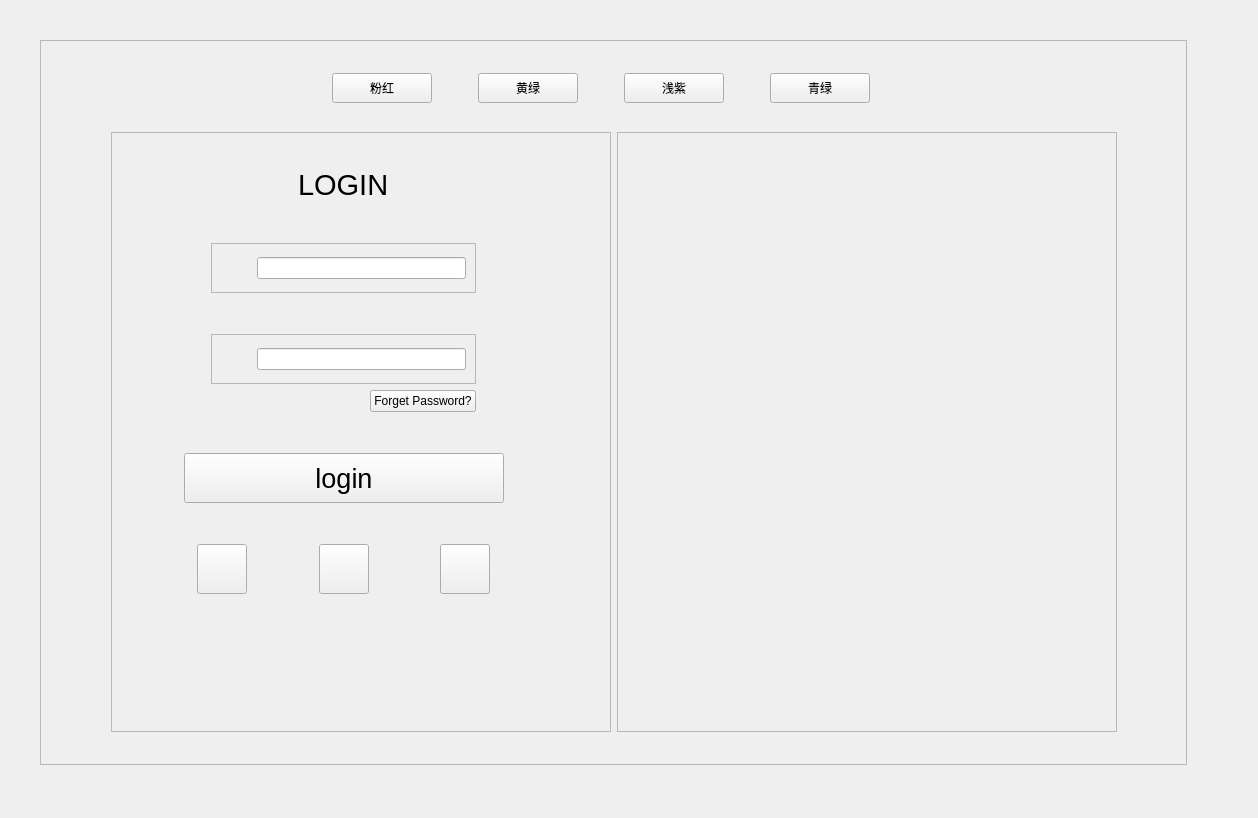
<?xml version="1.0" encoding="UTF-8"?>
<ui version="4.0">
 <class>Widget</class>
 <widget class="QWidget" name="Widget">
  <property name="geometry">
   <rect>
    <x>0</x>
    <y>0</y>
    <width>1258</width>
    <height>818</height>
   </rect>
  </property>
  <property name="windowTitle">
   <string>Form</string>
  </property>
  <widget class="QFrame" name="frame_background">
   <property name="geometry">
    <rect>
     <x>40</x>
     <y>40</y>
     <width>1147</width>
     <height>725</height>
    </rect>
   </property>
   <property name="frameShape">
    <enum>QFrame::StyledPanel</enum>
   </property>
   <property name="frameShadow">
    <enum>QFrame::Raised</enum>
   </property>
   <layout class="QGridLayout" name="gridLayout_3">
    <item row="0" column="1">
     <spacer name="verticalSpacer_9">
      <property name="orientation">
       <enum>Qt::Vertical</enum>
      </property>
      <property name="sizeHint" stdset="0">
       <size>
        <width>20</width>
        <height>11</height>
       </size>
      </property>
     </spacer>
    </item>
    <item row="1" column="0">
     <layout class="QHBoxLayout" name="horizontalLayout_10">
      <item>
       <spacer name="horizontalSpacer_21">
        <property name="orientation">
         <enum>Qt::Horizontal</enum>
        </property>
        <property name="sizeHint" stdset="0">
         <size>
          <width>40</width>
          <height>20</height>
         </size>
        </property>
       </spacer>
      </item>
      <item>
       <widget class="QPushButton" name="btn_1">
        <property name="sizePolicy">
         <sizepolicy hsizetype="Fixed" vsizetype="Fixed">
          <horstretch>0</horstretch>
          <verstretch>0</verstretch>
         </sizepolicy>
        </property>
        <property name="minimumSize">
         <size>
          <width>100</width>
          <height>30</height>
         </size>
        </property>
        <property name="maximumSize">
         <size>
          <width>100</width>
          <height>30</height>
         </size>
        </property>
        <property name="text">
         <string>粉红</string>
        </property>
       </widget>
      </item>
      <item>
       <spacer name="horizontalSpacer_17">
        <property name="orientation">
         <enum>Qt::Horizontal</enum>
        </property>
        <property name="sizeType">
         <enum>QSizePolicy::Fixed</enum>
        </property>
        <property name="sizeHint" stdset="0">
         <size>
          <width>40</width>
          <height>20</height>
         </size>
        </property>
       </spacer>
      </item>
      <item>
       <widget class="QPushButton" name="btn_2">
        <property name="sizePolicy">
         <sizepolicy hsizetype="Fixed" vsizetype="Fixed">
          <horstretch>0</horstretch>
          <verstretch>0</verstretch>
         </sizepolicy>
        </property>
        <property name="minimumSize">
         <size>
          <width>100</width>
          <height>30</height>
         </size>
        </property>
        <property name="maximumSize">
         <size>
          <width>100</width>
          <height>30</height>
         </size>
        </property>
        <property name="text">
         <string>黄绿</string>
        </property>
       </widget>
      </item>
      <item>
       <spacer name="horizontalSpacer_18">
        <property name="orientation">
         <enum>Qt::Horizontal</enum>
        </property>
        <property name="sizeType">
         <enum>QSizePolicy::Fixed</enum>
        </property>
        <property name="sizeHint" stdset="0">
         <size>
          <width>40</width>
          <height>20</height>
         </size>
        </property>
       </spacer>
      </item>
      <item>
       <widget class="QPushButton" name="btn_3">
        <property name="sizePolicy">
         <sizepolicy hsizetype="Fixed" vsizetype="Fixed">
          <horstretch>0</horstretch>
          <verstretch>0</verstretch>
         </sizepolicy>
        </property>
        <property name="minimumSize">
         <size>
          <width>100</width>
          <height>30</height>
         </size>
        </property>
        <property name="maximumSize">
         <size>
          <width>100</width>
          <height>30</height>
         </size>
        </property>
        <property name="text">
         <string>浅紫</string>
        </property>
       </widget>
      </item>
      <item>
       <spacer name="horizontalSpacer_19">
        <property name="orientation">
         <enum>Qt::Horizontal</enum>
        </property>
        <property name="sizeType">
         <enum>QSizePolicy::Fixed</enum>
        </property>
        <property name="sizeHint" stdset="0">
         <size>
          <width>40</width>
          <height>20</height>
         </size>
        </property>
       </spacer>
      </item>
      <item>
       <widget class="QPushButton" name="btn_4">
        <property name="sizePolicy">
         <sizepolicy hsizetype="Fixed" vsizetype="Fixed">
          <horstretch>0</horstretch>
          <verstretch>0</verstretch>
         </sizepolicy>
        </property>
        <property name="minimumSize">
         <size>
          <width>100</width>
          <height>30</height>
         </size>
        </property>
        <property name="maximumSize">
         <size>
          <width>100</width>
          <height>30</height>
         </size>
        </property>
        <property name="text">
         <string>青绿</string>
        </property>
       </widget>
      </item>
      <item>
       <spacer name="horizontalSpacer_20">
        <property name="orientation">
         <enum>Qt::Horizontal</enum>
        </property>
        <property name="sizeHint" stdset="0">
         <size>
          <width>40</width>
          <height>20</height>
         </size>
        </property>
       </spacer>
      </item>
     </layout>
    </item>
    <item row="2" column="1">
     <spacer name="verticalSpacer_7">
      <property name="orientation">
       <enum>Qt::Vertical</enum>
      </property>
      <property name="sizeHint" stdset="0">
       <size>
        <width>20</width>
        <height>11</height>
       </size>
      </property>
     </spacer>
    </item>
    <item row="3" column="0" colspan="2">
     <layout class="QHBoxLayout" name="horizontalLayout_9">
      <item>
       <spacer name="horizontalSpacer_15">
        <property name="orientation">
         <enum>Qt::Horizontal</enum>
        </property>
        <property name="sizeHint" stdset="0">
         <size>
          <width>54</width>
          <height>20</height>
         </size>
        </property>
       </spacer>
      </item>
      <item>
       <widget class="QFrame" name="frame_login">
        <property name="sizePolicy">
         <sizepolicy hsizetype="Fixed" vsizetype="Fixed">
          <horstretch>0</horstretch>
          <verstretch>0</verstretch>
         </sizepolicy>
        </property>
        <property name="minimumSize">
         <size>
          <width>500</width>
          <height>600</height>
         </size>
        </property>
        <property name="maximumSize">
         <size>
          <width>500</width>
          <height>600</height>
         </size>
        </property>
        <property name="frameShape">
         <enum>QFrame::StyledPanel</enum>
        </property>
        <property name="frameShadow">
         <enum>QFrame::Raised</enum>
        </property>
        <widget class="QWidget" name="layoutWidget">
         <property name="geometry">
          <rect>
           <x>20</x>
           <y>1</y>
           <width>425</width>
           <height>496</height>
          </rect>
         </property>
         <layout class="QVBoxLayout" name="verticalLayout">
          <item>
           <spacer name="verticalSpacer">
            <property name="orientation">
             <enum>Qt::Vertical</enum>
            </property>
            <property name="sizeHint" stdset="0">
             <size>
              <width>18</width>
              <height>40</height>
             </size>
            </property>
           </spacer>
          </item>
          <item>
           <layout class="QHBoxLayout" name="horizontalLayout_3">
            <item>
             <spacer name="horizontalSpacer">
              <property name="orientation">
               <enum>Qt::Horizontal</enum>
              </property>
              <property name="sizeHint" stdset="0">
               <size>
                <width>40</width>
                <height>20</height>
               </size>
              </property>
             </spacer>
            </item>
            <item>
             <widget class="QLabel" name="label_login">
              <property name="font">
               <font>
                <family>Arial</family>
                <pointsize>22</pointsize>
               </font>
              </property>
              <property name="text">
               <string>LOGIN</string>
              </property>
             </widget>
            </item>
            <item>
             <spacer name="horizontalSpacer_2">
              <property name="orientation">
               <enum>Qt::Horizontal</enum>
              </property>
              <property name="sizeHint" stdset="0">
               <size>
                <width>40</width>
                <height>20</height>
               </size>
              </property>
             </spacer>
            </item>
           </layout>
          </item>
          <item>
           <spacer name="verticalSpacer_2">
            <property name="orientation">
             <enum>Qt::Vertical</enum>
            </property>
            <property name="sizeHint" stdset="0">
             <size>
              <width>18</width>
              <height>40</height>
             </size>
            </property>
           </spacer>
          </item>
          <item>
           <layout class="QHBoxLayout" name="horizontalLayout_7">
            <item>
             <spacer name="horizontalSpacer_3">
              <property name="orientation">
               <enum>Qt::Horizontal</enum>
              </property>
              <property name="sizeType">
               <enum>QSizePolicy::Fixed</enum>
              </property>
              <property name="sizeHint" stdset="0">
               <size>
                <width>80</width>
                <height>20</height>
               </size>
              </property>
             </spacer>
            </item>
            <item>
             <widget class="QFrame" name="frame_user_name">
              <property name="frameShape">
               <enum>QFrame::StyledPanel</enum>
              </property>
              <property name="frameShadow">
               <enum>QFrame::Raised</enum>
              </property>
              <layout class="QGridLayout" name="gridLayout">
               <item row="0" column="0">
                <layout class="QHBoxLayout" name="horizontalLayout_2">
                 <item>
                  <widget class="QLabel" name="label_user_name">
                   <property name="sizePolicy">
                    <sizepolicy hsizetype="Fixed" vsizetype="Fixed">
                     <horstretch>0</horstretch>
                     <verstretch>0</verstretch>
                    </sizepolicy>
                   </property>
                   <property name="minimumSize">
                    <size>
                     <width>30</width>
                     <height>30</height>
                    </size>
                   </property>
                   <property name="maximumSize">
                    <size>
                     <width>30</width>
                     <height>30</height>
                    </size>
                   </property>
                   <property name="text">
                    <string/>
                   </property>
                  </widget>
                 </item>
                 <item>
                  <widget class="QLineEdit" name="lineE_username"/>
                 </item>
                </layout>
               </item>
              </layout>
             </widget>
            </item>
            <item>
             <spacer name="horizontalSpacer_4">
              <property name="orientation">
               <enum>Qt::Horizontal</enum>
              </property>
              <property name="sizeType">
               <enum>QSizePolicy::Fixed</enum>
              </property>
              <property name="sizeHint" stdset="0">
               <size>
                <width>80</width>
                <height>20</height>
               </size>
              </property>
             </spacer>
            </item>
           </layout>
          </item>
          <item>
           <spacer name="verticalSpacer_3">
            <property name="orientation">
             <enum>Qt::Vertical</enum>
            </property>
            <property name="sizeHint" stdset="0">
             <size>
              <width>18</width>
              <height>40</height>
             </size>
            </property>
           </spacer>
          </item>
          <item>
           <layout class="QHBoxLayout" name="horizontalLayout_8">
            <item>
             <spacer name="horizontalSpacer_5">
              <property name="orientation">
               <enum>Qt::Horizontal</enum>
              </property>
              <property name="sizeType">
               <enum>QSizePolicy::Fixed</enum>
              </property>
              <property name="sizeHint" stdset="0">
               <size>
                <width>80</width>
                <height>20</height>
               </size>
              </property>
             </spacer>
            </item>
            <item>
             <widget class="QFrame" name="frame_pwd">
              <property name="frameShape">
               <enum>QFrame::StyledPanel</enum>
              </property>
              <property name="frameShadow">
               <enum>QFrame::Raised</enum>
              </property>
              <layout class="QGridLayout" name="gridLayout_2">
               <item row="0" column="0">
                <layout class="QHBoxLayout" name="horizontalLayout_5">
                 <item>
                  <widget class="QLabel" name="label_pwd">
                   <property name="sizePolicy">
                    <sizepolicy hsizetype="Fixed" vsizetype="Fixed">
                     <horstretch>0</horstretch>
                     <verstretch>0</verstretch>
                    </sizepolicy>
                   </property>
                   <property name="minimumSize">
                    <size>
                     <width>30</width>
                     <height>30</height>
                    </size>
                   </property>
                   <property name="maximumSize">
                    <size>
                     <width>30</width>
                     <height>30</height>
                    </size>
                   </property>
                   <property name="text">
                    <string/>
                   </property>
                  </widget>
                 </item>
                 <item>
                  <widget class="QLineEdit" name="lineE_pwd"/>
                 </item>
                </layout>
               </item>
              </layout>
             </widget>
            </item>
            <item>
             <spacer name="horizontalSpacer_6">
              <property name="orientation">
               <enum>Qt::Horizontal</enum>
              </property>
              <property name="sizeType">
               <enum>QSizePolicy::Fixed</enum>
              </property>
              <property name="sizeHint" stdset="0">
               <size>
                <width>80</width>
                <height>20</height>
               </size>
              </property>
             </spacer>
            </item>
           </layout>
          </item>
          <item>
           <layout class="QHBoxLayout" name="horizontalLayout_4">
            <item>
             <spacer name="horizontalSpacer_7">
              <property name="orientation">
               <enum>Qt::Horizontal</enum>
              </property>
              <property name="sizeHint" stdset="0">
               <size>
                <width>40</width>
                <height>20</height>
               </size>
              </property>
             </spacer>
            </item>
            <item>
             <widget class="QPushButton" name="btn_forget">
              <property name="text">
               <string>Forget Password?</string>
              </property>
             </widget>
            </item>
            <item>
             <spacer name="horizontalSpacer_8">
              <property name="orientation">
               <enum>Qt::Horizontal</enum>
              </property>
              <property name="sizeType">
               <enum>QSizePolicy::Fixed</enum>
              </property>
              <property name="sizeHint" stdset="0">
               <size>
                <width>80</width>
                <height>20</height>
               </size>
              </property>
             </spacer>
            </item>
           </layout>
          </item>
          <item>
           <spacer name="verticalSpacer_4">
            <property name="orientation">
             <enum>Qt::Vertical</enum>
            </property>
            <property name="sizeHint" stdset="0">
             <size>
              <width>18</width>
              <height>40</height>
             </size>
            </property>
           </spacer>
          </item>
          <item>
           <layout class="QHBoxLayout" name="horizontalLayout_6">
            <item>
             <spacer name="horizontalSpacer_9">
              <property name="orientation">
               <enum>Qt::Horizontal</enum>
              </property>
              <property name="sizeHint" stdset="0">
               <size>
                <width>40</width>
                <height>20</height>
               </size>
              </property>
             </spacer>
            </item>
            <item>
             <widget class="QPushButton" name="btn_login">
              <property name="sizePolicy">
               <sizepolicy hsizetype="Fixed" vsizetype="Fixed">
                <horstretch>0</horstretch>
                <verstretch>0</verstretch>
               </sizepolicy>
              </property>
              <property name="minimumSize">
               <size>
                <width>320</width>
                <height>50</height>
               </size>
              </property>
              <property name="maximumSize">
               <size>
                <width>320</width>
                <height>50</height>
               </size>
              </property>
              <property name="font">
               <font>
                <family>Arial</family>
                <pointsize>20</pointsize>
                <bold>false</bold>
               </font>
              </property>
              <property name="text">
               <string>login</string>
              </property>
             </widget>
            </item>
            <item>
             <spacer name="horizontalSpacer_10">
              <property name="orientation">
               <enum>Qt::Horizontal</enum>
              </property>
              <property name="sizeHint" stdset="0">
               <size>
                <width>40</width>
                <height>20</height>
               </size>
              </property>
             </spacer>
            </item>
           </layout>
          </item>
          <item>
           <spacer name="verticalSpacer_5">
            <property name="orientation">
             <enum>Qt::Vertical</enum>
            </property>
            <property name="sizeHint" stdset="0">
             <size>
              <width>18</width>
              <height>40</height>
             </size>
            </property>
           </spacer>
          </item>
          <item>
           <layout class="QHBoxLayout" name="horizontalLayout">
            <item>
             <spacer name="horizontalSpacer_11">
              <property name="orientation">
               <enum>Qt::Horizontal</enum>
              </property>
              <property name="sizeHint" stdset="0">
               <size>
                <width>40</width>
                <height>20</height>
               </size>
              </property>
             </spacer>
            </item>
            <item>
             <widget class="QPushButton" name="btn_wx">
              <property name="sizePolicy">
               <sizepolicy hsizetype="Fixed" vsizetype="Fixed">
                <horstretch>0</horstretch>
                <verstretch>0</verstretch>
               </sizepolicy>
              </property>
              <property name="minimumSize">
               <size>
                <width>50</width>
                <height>50</height>
               </size>
              </property>
              <property name="maximumSize">
               <size>
                <width>50</width>
                <height>50</height>
               </size>
              </property>
              <property name="text">
               <string/>
              </property>
             </widget>
            </item>
            <item>
             <spacer name="horizontalSpacer_12">
              <property name="orientation">
               <enum>Qt::Horizontal</enum>
              </property>
              <property name="sizeHint" stdset="0">
               <size>
                <width>40</width>
                <height>20</height>
               </size>
              </property>
             </spacer>
            </item>
            <item>
             <widget class="QPushButton" name="btn_qq">
              <property name="sizePolicy">
               <sizepolicy hsizetype="Fixed" vsizetype="Fixed">
                <horstretch>0</horstretch>
                <verstretch>0</verstretch>
               </sizepolicy>
              </property>
              <property name="minimumSize">
               <size>
                <width>50</width>
                <height>50</height>
               </size>
              </property>
              <property name="maximumSize">
               <size>
                <width>50</width>
                <height>50</height>
               </size>
              </property>
              <property name="text">
               <string/>
              </property>
             </widget>
            </item>
            <item>
             <spacer name="horizontalSpacer_13">
              <property name="orientation">
               <enum>Qt::Horizontal</enum>
              </property>
              <property name="sizeHint" stdset="0">
               <size>
                <width>40</width>
                <height>20</height>
               </size>
              </property>
             </spacer>
            </item>
            <item>
             <widget class="QPushButton" name="btn_wb">
              <property name="sizePolicy">
               <sizepolicy hsizetype="Fixed" vsizetype="Fixed">
                <horstretch>0</horstretch>
                <verstretch>0</verstretch>
               </sizepolicy>
              </property>
              <property name="minimumSize">
               <size>
                <width>50</width>
                <height>50</height>
               </size>
              </property>
              <property name="maximumSize">
               <size>
                <width>50</width>
                <height>50</height>
               </size>
              </property>
              <property name="text">
               <string/>
              </property>
             </widget>
            </item>
            <item>
             <spacer name="horizontalSpacer_14">
              <property name="orientation">
               <enum>Qt::Horizontal</enum>
              </property>
              <property name="sizeHint" stdset="0">
               <size>
                <width>40</width>
                <height>20</height>
               </size>
              </property>
             </spacer>
            </item>
           </layout>
          </item>
          <item>
           <spacer name="verticalSpacer_6">
            <property name="orientation">
             <enum>Qt::Vertical</enum>
            </property>
            <property name="sizeHint" stdset="0">
             <size>
              <width>18</width>
              <height>40</height>
             </size>
            </property>
           </spacer>
          </item>
         </layout>
        </widget>
       </widget>
      </item>
      <item>
       <widget class="QFrame" name="frame_pic">
        <property name="sizePolicy">
         <sizepolicy hsizetype="Fixed" vsizetype="Fixed">
          <horstretch>0</horstretch>
          <verstretch>0</verstretch>
         </sizepolicy>
        </property>
        <property name="minimumSize">
         <size>
          <width>500</width>
          <height>600</height>
         </size>
        </property>
        <property name="maximumSize">
         <size>
          <width>500</width>
          <height>600</height>
         </size>
        </property>
        <property name="frameShape">
         <enum>QFrame::StyledPanel</enum>
        </property>
        <property name="frameShadow">
         <enum>QFrame::Raised</enum>
        </property>
       </widget>
      </item>
      <item>
       <spacer name="horizontalSpacer_16">
        <property name="orientation">
         <enum>Qt::Horizontal</enum>
        </property>
        <property name="sizeHint" stdset="0">
         <size>
          <width>53</width>
          <height>20</height>
         </size>
        </property>
       </spacer>
      </item>
     </layout>
    </item>
    <item row="4" column="1">
     <spacer name="verticalSpacer_8">
      <property name="orientation">
       <enum>Qt::Vertical</enum>
      </property>
      <property name="sizeHint" stdset="0">
       <size>
        <width>20</width>
        <height>16</height>
       </size>
      </property>
     </spacer>
    </item>
   </layout>
  </widget>
 </widget>
 <resources/>
 <connections/>
</ui>
